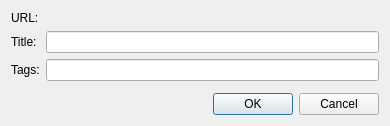
<?xml version="1.0" encoding="UTF-8"?>
<ui version="4.0">
 <class>EditBookmarkDialog</class>
 <widget class="QDialog" name="EditBookmarkDialog">
  <property name="geometry">
   <rect>
    <x>0</x>
    <y>0</y>
    <width>390</width>
    <height>116</height>
   </rect>
  </property>
  <property name="windowTitle">
   <string>Dialog</string>
  </property>
  <layout class="QFormLayout" name="formLayout">
   <property name="fieldGrowthPolicy">
    <enum>QFormLayout::AllNonFixedFieldsGrow</enum>
   </property>
   <item row="0" column="0">
    <widget class="QLabel" name="label">
     <property name="text">
      <string>URL:</string>
     </property>
    </widget>
   </item>
   <item row="0" column="1">
    <widget class="QLabel" name="Label_">
     <property name="text">
      <string/>
     </property>
    </widget>
   </item>
   <item row="1" column="0">
    <widget class="QLabel" name="label_2">
     <property name="text">
      <string>Title:</string>
     </property>
    </widget>
   </item>
   <item row="1" column="1">
    <widget class="QLineEdit" name="Title_"/>
   </item>
   <item row="2" column="0">
    <widget class="QLabel" name="label_3">
     <property name="text">
      <string>Tags:</string>
     </property>
    </widget>
   </item>
   <item row="2" column="1">
    <widget class="LeechCraft::Util::TagsLineEdit" name="Tags_"/>
   </item>
   <item row="4" column="0" colspan="2">
    <widget class="QDialogButtonBox" name="buttonBox">
     <property name="orientation">
      <enum>Qt::Horizontal</enum>
     </property>
     <property name="standardButtons">
      <set>QDialogButtonBox::Cancel|QDialogButtonBox::Ok</set>
     </property>
    </widget>
   </item>
   <item row="3" column="1">
    <spacer name="verticalSpacer">
     <property name="orientation">
      <enum>Qt::Vertical</enum>
     </property>
     <property name="sizeHint" stdset="0">
      <size>
       <width>20</width>
       <height>40</height>
      </size>
     </property>
    </spacer>
   </item>
  </layout>
 </widget>
 <customwidgets>
  <customwidget>
   <class>LeechCraft::Util::TagsLineEdit</class>
   <extends>QLineEdit</extends>
   <header location="global">plugininterface/tagslineedit.h</header>
  </customwidget>
 </customwidgets>
 <resources/>
 <connections>
  <connection>
   <sender>buttonBox</sender>
   <signal>accepted()</signal>
   <receiver>EditBookmarkDialog</receiver>
   <slot>accept()</slot>
   <hints>
    <hint type="sourcelabel">
     <x>248</x>
     <y>254</y>
    </hint>
    <hint type="destinationlabel">
     <x>157</x>
     <y>274</y>
    </hint>
   </hints>
  </connection>
  <connection>
   <sender>buttonBox</sender>
   <signal>rejected()</signal>
   <receiver>EditBookmarkDialog</receiver>
   <slot>reject()</slot>
   <hints>
    <hint type="sourcelabel">
     <x>316</x>
     <y>260</y>
    </hint>
    <hint type="destinationlabel">
     <x>286</x>
     <y>274</y>
    </hint>
   </hints>
  </connection>
 </connections>
</ui>
